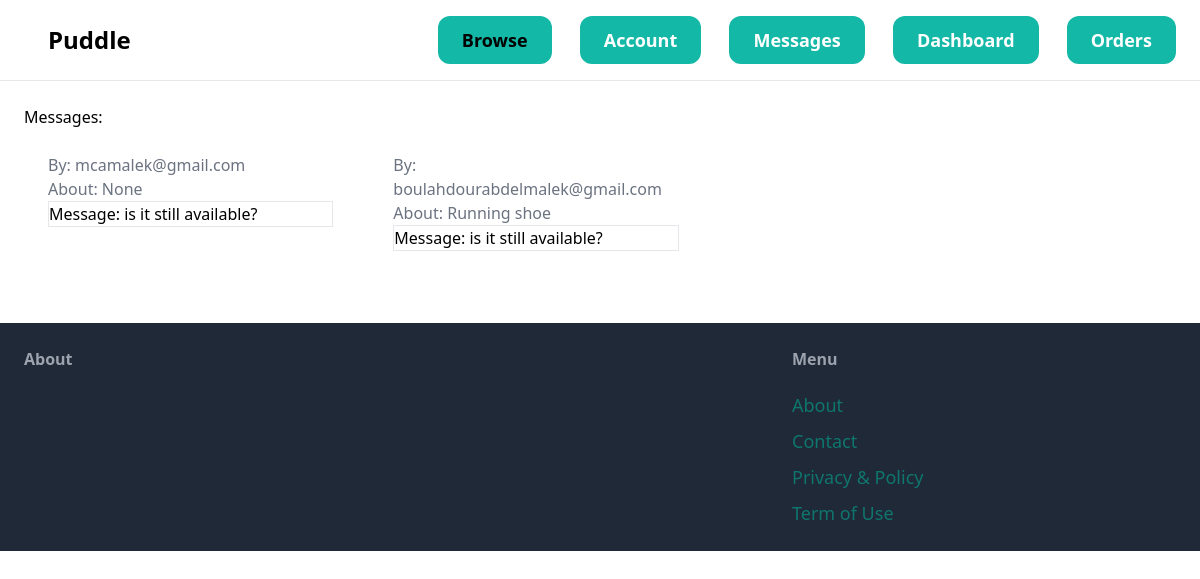
Page /Messages (signed in) on the earlier database version.
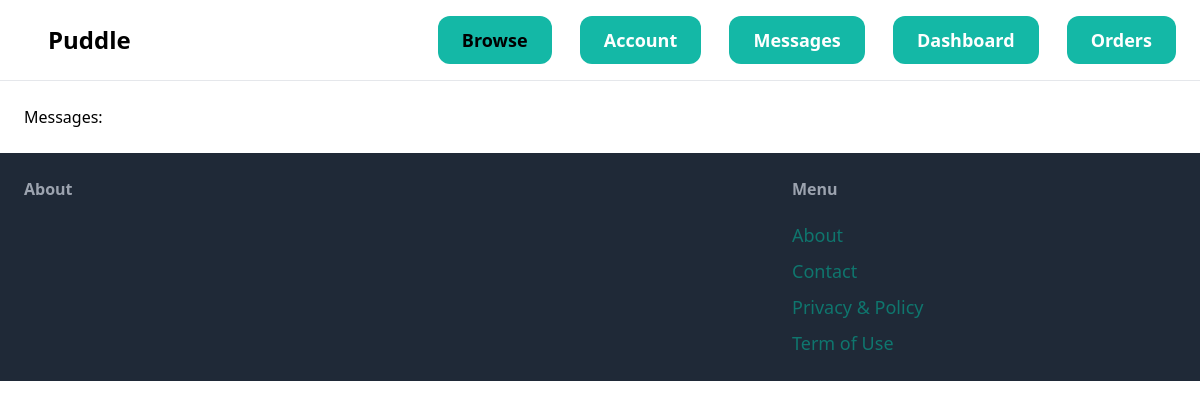
Same page on the later database version.
### website/models.py (models this page shows, shortened)
class message(models.Model):
    message = models.TextField()
    sent_by = models.EmailField(blank=False, null=False)
    sent_to = models.TextField(null=True)
    about = models.CharField(null=True, max_length=200)

### website/views.py (the view)
# urls.py: path("Messages", views.messages, name='messages'),
def messages(request):
    messages = message.objects.filter(sent_to=request.user)
    return render(request, 'website/messages.html', {
        'messages': messages
    })

### Users/models.py (called while the page is built)
    def __str__(self):
        return self.username

### templates/website/messages.html (shortened to what this page needs)
{% extends 'website/base.html' %}
{% block content %}
    <div class="container">
        <h1>Messages: </h1>
        <div class="grid grid-cols-3 gap-3">
            {% for message in messages %}
                <div>
                        <div class="p-6 bg-white rounded-b-xl">
                            <h2 class="text-gray-500">By: {{ message.sent_by }}</h2>
                            <h2 class="text-gray-500">About: {{ message.about }}</h2>
                            <p class="text-2pl border">Message: {{ message.message }}</p><br>
                        </div>
                </div>
            {% endfor %}
        </div>
    </div>
{% endblock %}

Differences in the rows shown:
removed message: sent_by "mcamalek@gmail.com", about "None", message "is it still available?"
removed message: sent_by "boulahdourabdelmalek@gmail.com", about "Running shoe", message "is it still available?"
